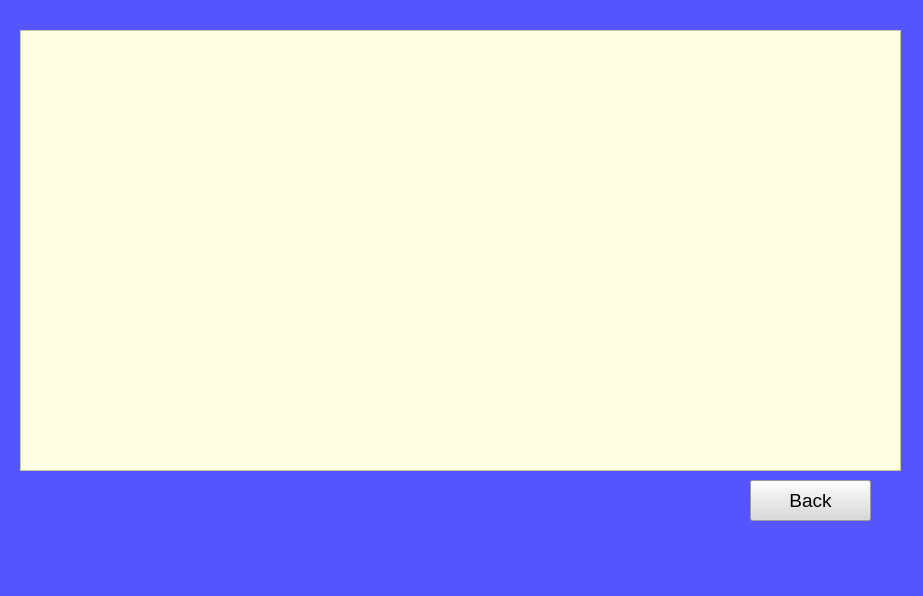
<?xml version="1.0" encoding="UTF-8"?>
<ui version="4.0">
 <class>ViewAttendence</class>
 <widget class="QMainWindow" name="ViewAttendence">
  <property name="geometry">
   <rect>
    <x>0</x>
    <y>0</y>
    <width>923</width>
    <height>596</height>
   </rect>
  </property>
  <property name="windowTitle">
   <string>View Attendence</string>
  </property>
  <property name="styleSheet">
   <string notr="true">background-color:rgb(85, 85, 255)</string>
  </property>
  <widget class="QWidget" name="centralwidget">
   <widget class="QPushButton" name="backBut">
    <property name="geometry">
     <rect>
      <x>750</x>
      <y>480</y>
      <width>121</width>
      <height>41</height>
     </rect>
    </property>
    <property name="font">
     <font>
      <pointsize>14</pointsize>
     </font>
    </property>
    <property name="styleSheet">
     <string notr="true">background-color:rgb(217, 217, 217)</string>
    </property>
    <property name="text">
     <string>Back</string>
    </property>
   </widget>
   <widget class="QTableWidget" name="tableWidget">
    <property name="geometry">
     <rect>
      <x>20</x>
      <y>30</y>
      <width>881</width>
      <height>441</height>
     </rect>
    </property>
    <property name="styleSheet">
     <string notr="true">background-color:rgb(255, 254, 228)</string>
    </property>
   </widget>
  </widget>
  <widget class="QStatusBar" name="statusbar"/>
 </widget>
 <resources/>
 <connections/>
</ui>
